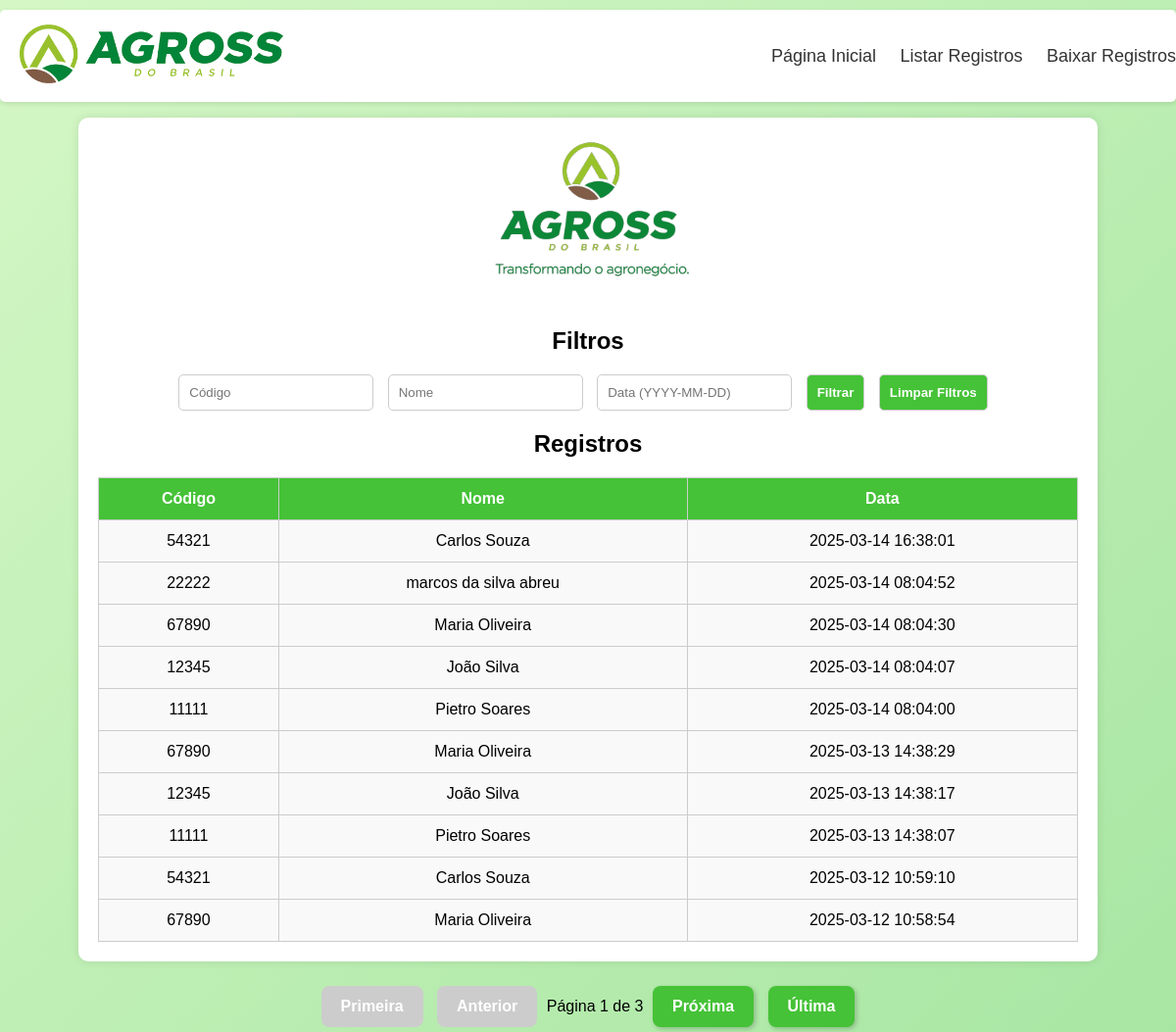
Page /registros on the earlier database version.
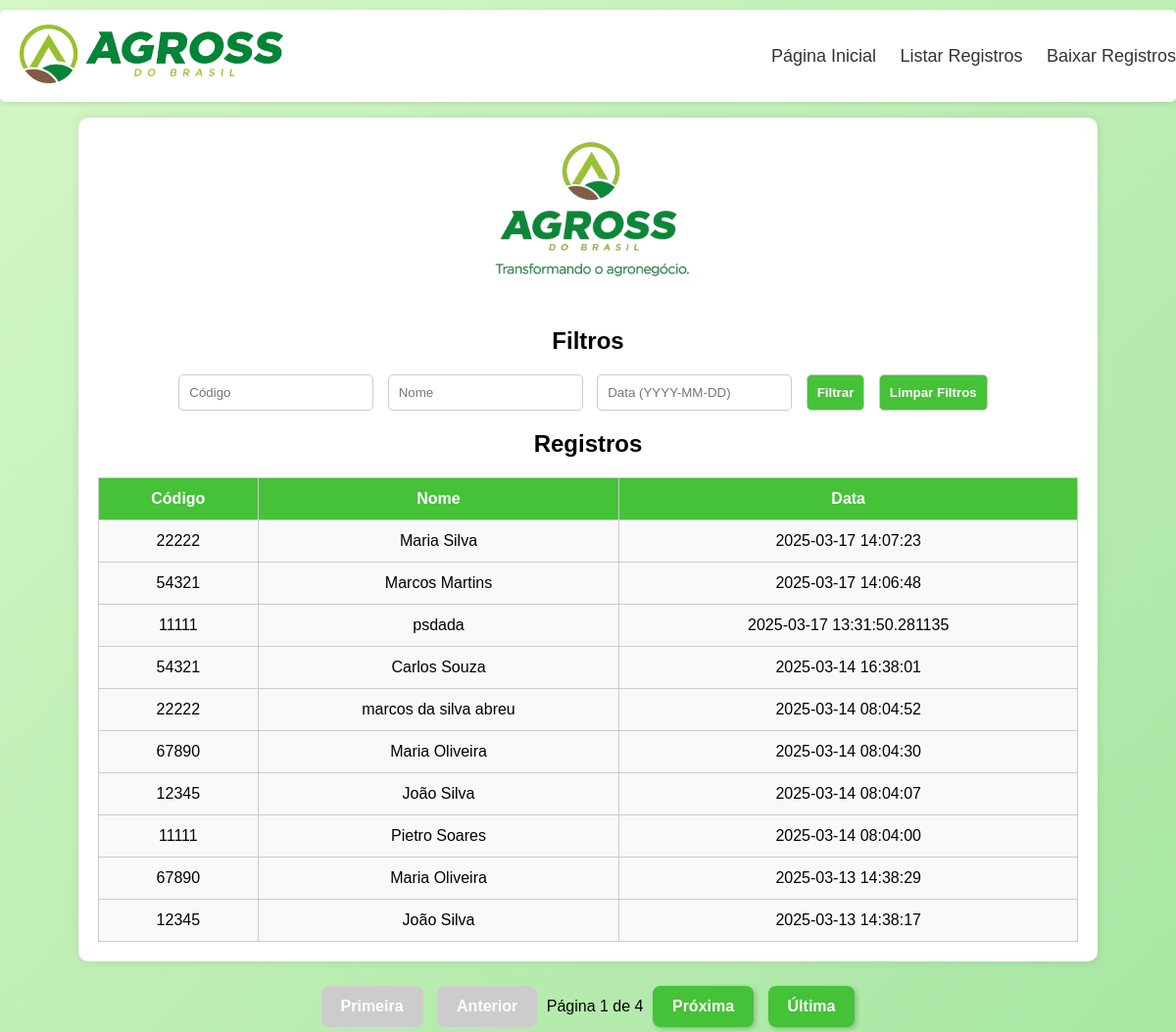
Same page on the later database version.
### models.py (models this page shows)
class Registro(db.Model):
    id = db.Column(db.Integer, primary_key=True)
    codigo = db.Column(db.String(50), nullable=False)
    nome = db.Column(db.String(100), nullable=False)
    data_hora = db.Column(db.DateTime, nullable=False)

### routes/registros.py (the view, shortened to what this page needs)
@registros_bp.route('/registros', methods=['GET'])
def registros():
    try:
        data_filtro = request.args.get('data')
        nome_filtro = request.args.get('nome')
        codigo_filtro = request.args.get('codigo')
        page = request.args.get('page', 1, type=int)
        per_page = 10  # Limite de registros por página
        query = Registro.query.order_by(Registro.data_hora.desc())
        if nome_filtro:
            query = query.filter(Registro.nome.ilike(f"%{nome_filtro}%"))
        if codigo_filtro:
            query = query.filter(Registro.codigo.ilike(f"%{codigo_filtro}%"))
        registros_paginados = query.paginate(page=page, per_page=per_page, error_out=False)
        return render_template(
            'consulta.html',
            registros=registros_paginados.items,  # Registros da página atual
            page=registros_paginados.page,        # Página atual
            total_pages=registros_paginados.pages,  # Total de páginas
            data_filtro=data_filtro,  # Passando filtro para a URL
            nome_filtro=nome_filtro,  # Passando filtro para a URL
            codigo_filtro=codigo_filtro  # Passando filtro para a URL
        )
    except Exception as e:
        return jsonify({"erro": str(e)}), 500

### templates/consulta.html (shortened to what this page needs)
<!DOCTYPE html>
<html lang="pt">
<head>
 <link rel="stylesheet" href="static/css/styleConsulta.css">
</head>
<body>
    <div class="nav">
        <div class="logo">
            <img src="{{ url_for('static', filename='logo2.png') }}" alt="Logo">
        </div>
        <div class="menu">
            <a href="/">Página Inicial</a>
            <a href="/registros">Listar Registros</a>
            <a href="/downloads">Baixar Registros</a>
        </div>
    </div>
    <div class="container">
        <img src="{{ url_for('static', filename='agrossLogo.png') }}" alt="Logo">
        <h2>Filtros</h2>
        <div class="filters">
            <form method="GET" action="/registros">
                <input type="text" name="codigo" placeholder="Código" value="{{ codigo }}" />
                <input type="text" name="nome" placeholder="Nome" value="{{ nome }}" />
                <input type="text" name="data" placeholder="Data (YYYY-MM-DD)" value="{{ data }}" />
                <button type="submit">Filtrar</button>
                <button type="reset" onclick="window.location.href='/registros';">Limpar Filtros</button>
            </form>
        </div>
        <h2>Registros</h2>
        <table>
            <thead>
                <tr>
                    <th>Código</th>
                    <th>Nome</th>
                    <th>Data</th>
                </tr>
            </thead>
            <tbody>
                {% for registro in registros %}
                <tr>
                    <td>{{ registro.codigo }}</td>
                    <td>{{ registro.nome }}</td>
                    <td>{{ registro.data_hora }}</td>
                </tr>
                {% else %}
                <tr>
                    <td colspan="3">Nenhum registro encontrado</td>
                </tr>
                {% endfor %}
            </tbody>
        </table>
    </div>
    <div class="pagination">
        {% if page > 1 %}
            <a href="{{ url_for('registros.registros', page=1, data=request.args.get('data', ''), nome=request.args.get('nome', ''), codigo=request.args.get('codigo', '')) }}">Primeira</a>
            <a href="{{ url_for('registros.registros', page=page-1, data=request.args.get('data', ''), nome=request.args.get('nome', ''), codigo=request.args.get('codigo', '')) }}">Anterior</a>
        {% else %}
            <a class="disabled">Primeira</a>
            <a class="disabled">Anterior</a>
        {% endif %}
        <span>Página {{ page }} de {{ total_pages }}</span>
        {% if page < total_pages %}
            <a href="{{ url_for('registros.registros', page=page+1, data=request.args.get('data', ''), nome=request.args.get('nome', ''), codigo=request.args.get('codigo', '')) }}">Próxima</a>
            <a href="{{ url_for('registros.registros', page=total_pages, data=request.args.get('data', ''), nome=request.args.get('nome', ''), codigo=request.args.get('codigo', '')) }}">Última</a>
        {% else %}
            <a class="disabled">Próxima</a>
            <a class="disabled">Última</a>
        {% endif %}
    </div>
</body>
</html>

Differences in the rows shown:
no longer on this page (row unchanged): Registro: codigo "11111", nome "Pietro Soares", data_hora "2025-03-13 14:38:07"
no longer on this page (row unchanged): Registro: codigo "54321", nome "Carlos Souza", data_hora "2025-03-12 10:59:10"
no longer on this page (row unchanged): Registro: codigo "67890", nome "Maria Oliveira", data_hora "2025-03-12 10:58:54"
added Registro: codigo "22222", nome "Maria Silva", data_hora "2025-03-17 14:07:23"
added Registro: codigo "54321", nome "Marcos Martins", data_hora "2025-03-17 14:06:48"
added Registro: codigo "11111", nome "psdada", data_hora "2025-03-17 13:31:50.281135"
Other differences:
{{ total_pages }}: "3" → "4"
